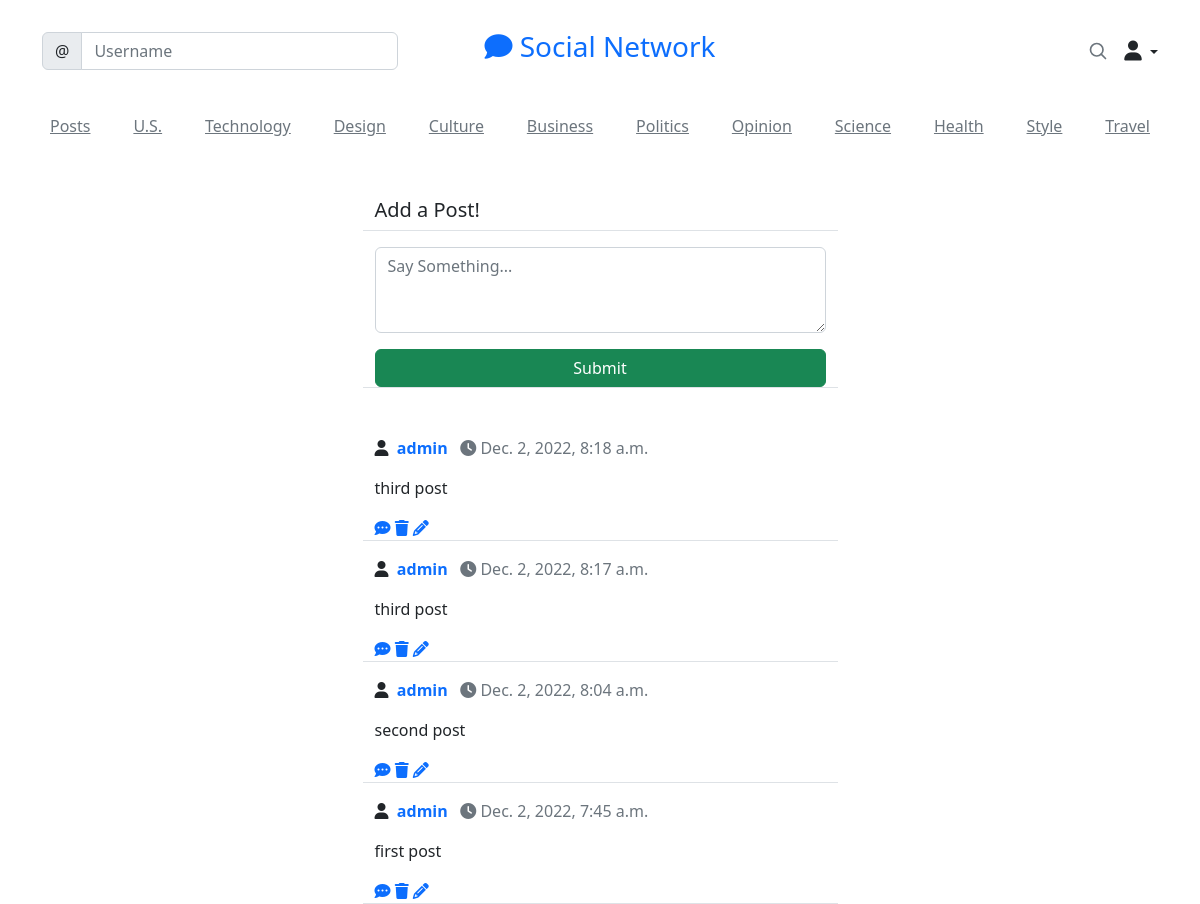
The page /social/ (signed in) on the database as committed earlier.
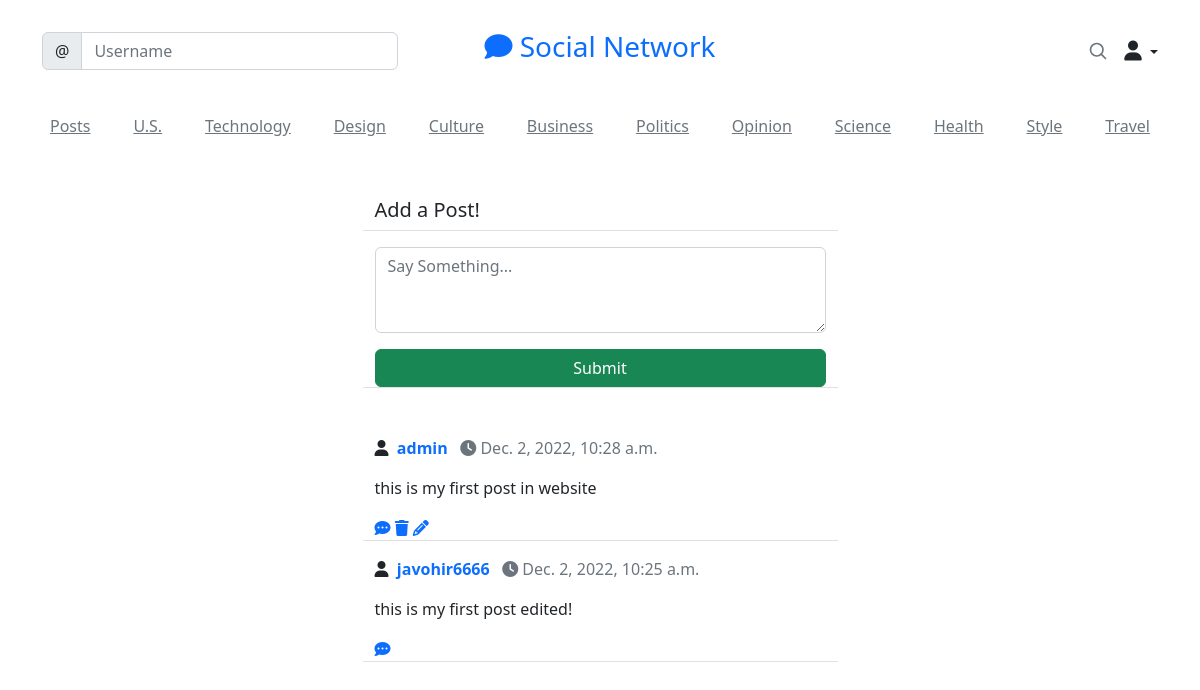
The same page on the database as committed later.
### social/models.py (models this page shows)
class Post(models.Model):
    body = models.TextField()
    created_at = models.DateTimeField(auto_now_add=True)
    author = models.ForeignKey(User, on_delete=models.CASCADE)

### social/views.py (the view, shortened to what this page needs)
# urls.py: path('', PostListView.as_view(), name='post-list'),
class PostListView(LoginRequiredMixin, View):
    def get(self,request, *args, **kwargs):
        posts = Post.objects.all().order_by('-created_at')
        form = PostForm()
        context = {
            'post_list':posts,
            'form' : form
        }
        return render(request, 'social/post_list.html', context)

### social/forms.py
class PostForm(forms.ModelForm):
    body = forms.CharField(
        label= '',
        widget=forms.Textarea(attrs={
            'rows':'3',
            'placeholder':"Say Something..."
        })
    )
    class Meta:
        model = Post
        fields = ['body']

### social/templates/social/post_list.html (shortened to what this page needs)
{% extends 'landing/base.html' %}
{% load crispy_forms_tags %}
{% block content %}
<div class="container mt-5">
    <div class="row justify-content-center mt-3">
        <div class="col-md-5 col-sm-12 border-bottom">
            <h5>Add a Post!</h5>
        </div>
    </div>
    <div class="row justify-content-center mt-3 mb-5">
        <div class="col-md-5 col-sm-12 border-bottom">
            <form method="POST">
                {{form|crispy}}
            <div class="d-grid gap-2">
                <button class="btn btn-success mt-3">Submit</button>
            </div>
            </form>
        </div>
    </div>
    {% for post in post_list %}
        <div class="row justify-content-center mt-3">
            <div class="col-md-5 col-sm-12 border-bottom">
                <p>
                    <i class="fa fa-user" aria-hidden="true"></i>
                    &nbsp;<strong><a href="#" class="text-decoration-none">{{post.author}}</a></strong>
                    <span class="text-muted">
                        <i class="fa fa-clock" aria-hidden="true">
                        </i>&nbsp;{{post.created_at}}</span></p>
                <p>{{post.body|safe|slice:50}}</p>
                <a href="{% url 'post-detail' post.pk %}"><i class="fa fa-commenting" aria-hidden="true"></i></a>
                {% if request.user == post.author %}
                <a href="{% url 'post-delete' post.pk %}"><i class="fa fa-trash" aria-hidden="true"></i></a>
                <a href="{% url 'post-edit' post.pk %}"><i class="fa fa-pencil" aria-hidden="true"></i></a>
                {% endif %}
            </div>
        </div>
        {% endfor %}
</div>
{% endblock content %}

### landing/templates/landing/base.html (shortened to what this page needs)
<!doctype html>
<html lang="en">
  <head>
    <link href="https://cdn.jsdelivr.net/npm/bootstrap@5.2.3/dist/css/bootstrap.min.css" rel="stylesheet">
    <link rel="stylesheet" href="https://cdnjs.cloudflare.com/ajax/libs/font-awesome/6.2.1/css/all.min.css" />
  </head>
  <body>
    <div class="container">
      <header class="blog-header lh-1 py-3">
        <div class="row flex-nowrap justify-content-between align-items-center">
          <div class="col-4 pt-3">
            <div class="input-group mb-3">
              <span class="input-group-text" id="basic-addon1">@</span>
              <input type="text" class="form-control" placeholder="Username" aria-label="Username" aria-describedby="basic-addon1">
            </div>
          </div>
          <div class="col-4 text-center">
            <h3 class="text-primary"><a class="text-decoration-none" href="{% url 'index' %}"><i class="fa fa-comment" aria-hidden="true"></i>&nbsp;Social Network</a></h3>
          </div>
          <div class="col-4 d-flex justify-content-end align-items-center">
            <a class="link-secondary" href="#" aria-label="Search">
              <svg xmlns="http://www.w3.org/2000/svg" width="20" height="20" fill="none" stroke="currentColor" stroke-linecap="round" stroke-linejoin="round" stroke-width="2" class="mx-3" role="img" viewBox="0 0 24 24"><title>Search</title><circle cx="10.5" cy="10.5" r="7.5"></circle><path d="M21 21l-5.2-5.2"></path></svg>
            </a>
            {% if user.is_authenticated %}
            <div class="flex-shrink-0 dropdown">
              <a href="#" class="d-block link-dark text-decoration-none dropdown-toggle" data-bs-toggle="dropdown" aria-expanded="false">
                <i class="fa fa-user" style="font-size:20px" aria-hidden="true"></i>
              </a>
            </div>
            {% else %}
            <li class="d-flex"><a class="btn btn-sm btn-success" href="{% url 'account_login' %}">Sign in</a>&nbsp;</li>
            <li class="d-flex"><a class="btn btn-sm btn-outline-primary" href="{% url 'account_signup' %}">Sign up</a></li>
            {% endif %}
          </div>
        </div>
      </header>
      <div class="nav-scroller py-1 mb-2">
        <nav class="nav d-flex justify-content-between">
          <a class="p-2 link-secondary" href="{% url 'post-list' %}">Posts</a>
          <a class="p-2 link-secondary" href="#">U.S.</a>
          <a class="p-2 link-secondary" href="#">Technology</a>
          <a class="p-2 link-secondary" href="#">Design</a>
          <a class="p-2 link-secondary" href="#">Culture</a>
          <a class="p-2 link-secondary" href="#">Business</a>
          <a class="p-2 link-secondary" href="#">Politics</a>
          <a class="p-2 link-secondary" href="#">Opinion</a>
          <a class="p-2 link-secondary" href="#">Science</a>
          <a class="p-2 link-secondary" href="#">Health</a>
          <a class="p-2 link-secondary" href="#">Style</a>
          <a class="p-2 link-secondary" href="#">Travel</a>
        </nav>
      </div>
    </div>
    {% block content %}
    {% endblock content %}
  </body>
</html>

Rows that differ between the two databases and show on the page:
removed Post: author "admin", created_at "Dec. 2, 2022, 8:18 a.m.", body "third post"
removed Post: author "admin", created_at "Dec. 2, 2022, 8:17 a.m.", body "third post"
removed Post: author "admin", created_at "Dec. 2, 2022, 8:04 a.m.", body "second post"
removed Post: author "admin", created_at "Dec. 2, 2022, 7:45 a.m.", body "first post"
added Post: author "admin", created_at "Dec. 2, 2022, 10:28 a.m.", body "this is my first post in website"
added Post: author "javohir6666", created_at "Dec. 2, 2022, 10:25 a.m.", body "this is my first post edited!"
